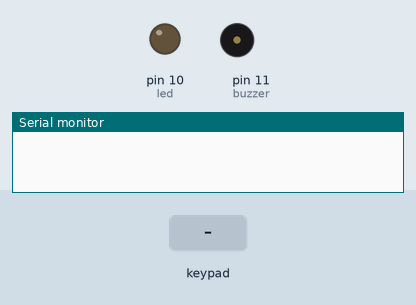
The sketch below on a simulated Arduino Uno, built with avr-gcc and run on an emulated ATmega328P. On the bench: output pins drawn as LEDs (lit = HIGH), buzzer (waves = sounding), the last lines printed to the serial monitor. The inputs (shaded band) are chosen by the test bench.

Above: at 1.2 s.
1.3 s: key '1' pressed
At 1.7 s:
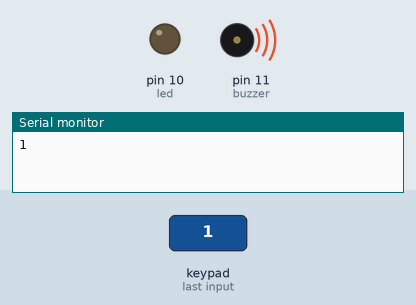
2.8 s: keypad keys 1 2 3 4 5 6 # pressed 0.4 s apart
7.1 s: keypad keys 1 2 3 4 5 6 # pressed 0.4 s apart
At 10.6 s:
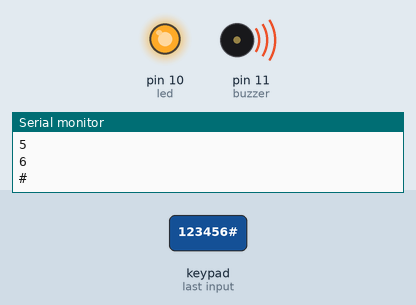
11.4 s: key 'A' pressed
13.0 s: key 'B' pressed
14.6 s: keypad keys 1 2 3 4 5 6 * pressed 0.4 s apart
At 18.5 s:
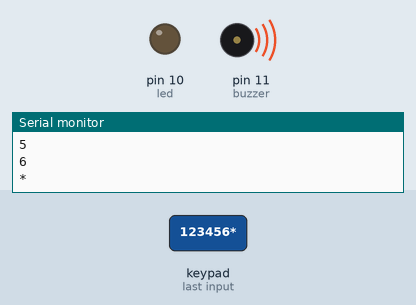
Timing chart, 0 to 19.9 s (numbered marks = the images above; inputs shaded):
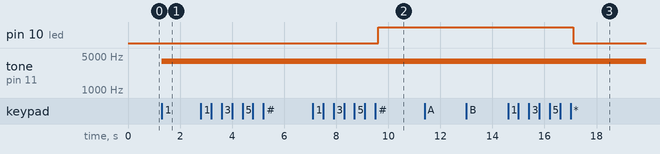

Measured:
- after the input at 1.3 s, tone on pin 11 (buzzer): silent → 3922 Hz at once
- after the input at 7.1 s, pin 10 (led): LOW → HIGH after 2.5 s
- after the input at 14.6 s, pin 10 (led): HIGH → LOW after 2.5 s

The sketch:

coded_lock.ino
```cpp
#include <Keypad.h>
#define buzzer 11
#define led 10
const byte ROWS = 4; //four rows
const byte COLS = 4; //four columns
//define the cymbols on the buttons of the keypads
char hexaKeys[ROWS][COLS] = {
  {'1','2','3','A'},
  {'4','5','6','B'},
  {'7','8','9','C'},
  {'*','0','#','D'}
};
byte rowPins[ROWS] = {2, 3, 4, 5}; //connect to the row pinouts of the keypad
byte colPins[COLS] = {6, 7, 8, 9}; //connect to the column pinouts of the keypad
//initialize an instance of class NewKeypad
Keypad customKeypad = Keypad( makeKeymap(hexaKeys), rowPins, colPins, ROWS, COLS);
char passWord[7]="123456";
char temp_password[7]="      ";
int count=0;
void setup(){
  Serial.begin(9600);
  pinMode(led,OUTPUT);
  setPwmFrequency(11, 8);
}
void loop(){
  char customKey = customKeypad.getKey();
  if (customKey){
    analogWrite(buzzer,30);
    if(count<=5 && customKey!='#' && customKey!='*')
      temp_password[count]=customKey;
    count++;
    if(count>=100)
       count=100;
    delay(100);
    analogWrite(buzzer,0);
    Serial.println(customKey);
  }
  if(customKey=='#'){    //confirm password
    int a=0;
    for(int b=0;b<6;b++){
      if(temp_password[b]==passWord[b])
        a=a+1;
    }
  if(a==6)
    digitalWrite(led,HIGH);
  count=0;
  }
  if(customKey=='*'){   //reset password
    for(int c=0;c<6;c++){
      temp_password[c]=' ';
    }
    count=0;
    digitalWrite(led,LOW);
  }
}

void setPwmFrequency(int pin, int divisor) {
  byte mode;
  if(pin == 5 || pin == 6 || pin == 9 || pin == 10) {
    switch(divisor) {
      case 1: mode = 0x01; break;
      case 8: mode = 0x02; break;
      case 64: mode = 0x03; break;
      case 256: mode = 0x04; break;
      case 1024: mode = 0x05; break;
      default: return;
    }
    if(pin == 5 || pin == 6) {
      TCCR0B = TCCR0B & 0b11111000 | mode;
    } else {
      TCCR1B = TCCR1B & 0b11111000 | mode;
    }
  } else if(pin == 3 || pin == 11) {
    switch(divisor) {
      case 1: mode = 0x01; break;
      case 8: mode = 0x02; break;
      case 32: mode = 0x03; break;
      case 64: mode = 0x04; break;
      case 128: mode = 0x05; break;
      case 256: mode = 0x06; break;
      case 1024: mode = 0x7; break;
      default: return;
    }
    TCCR2B = TCCR2B & 0b11111000 | mode;
  }
}
```
